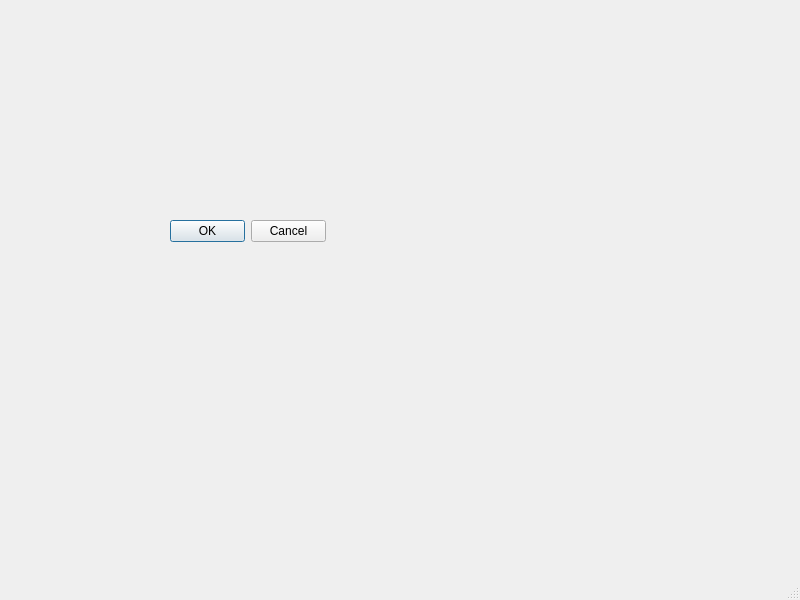
<?xml version="1.0" encoding="UTF-8"?>
<ui version="4.0">
 <class>MainWindow</class>
 <widget class="QMainWindow" name="MainWindow">
  <property name="geometry">
   <rect>
    <x>0</x>
    <y>0</y>
    <width>800</width>
    <height>600</height>
   </rect>
  </property>
  <property name="windowTitle">
   <string>MainWindow</string>
  </property>
  <widget class="QWidget" name="centralwidget">
   <widget class="QDialogButtonBox" name="buttonBox">
    <property name="geometry">
     <rect>
      <x>170</x>
      <y>220</y>
      <width>156</width>
      <height>23</height>
     </rect>
    </property>
    <property name="standardButtons">
     <set>QDialogButtonBox::Cancel|QDialogButtonBox::Ok</set>
    </property>
   </widget>
  </widget>
  <widget class="QMenuBar" name="menubar">
   <property name="geometry">
    <rect>
     <x>0</x>
     <y>0</y>
     <width>800</width>
     <height>21</height>
    </rect>
   </property>
  </widget>
  <widget class="QStatusBar" name="statusbar"/>
 </widget>
 <resources/>
 <connections/>
</ui>
